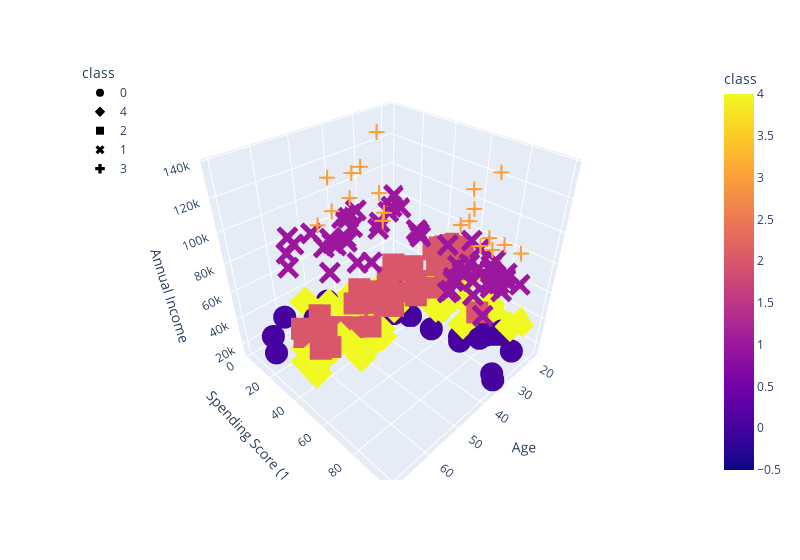

This figure's notebook cell:
### Code cell
# Plot the 3D-scatter for K = 5 with x="Annual Income", y="Spending Score (1-100)" and z="Age"
fig = px.scatter_3d(
    five_clusters,
    x="Age",
    y="Spending Score (1-100)",
    z="Annual Income",
    color="class",
    symbol="class",
    width=800,
)
fig.update_layout(legend=dict(x=0, y=1))
fig.show()

### Figure 1 — Plotly figure (JSON) as saved in the notebook; plotly's stock layout.template omitted (floating-point values rounded to 4 significant figures)
{"data": [{"hovertemplate": "class=%{marker.color}<br>Age=%{x}<br>Spending Score (1-100)=%{y}<br>Annual Income=%{z}<extra></extra>", "legendgroup": "0", "marker": {"color": [0, 0, 0, 0, 0, 0, 0, 0, 0, 0, 0, 0, 0, 0, 0, 0, 0, 0, 0, 0, 0, 0, 0, 0, 0, 0, 0, 0, 0, 0, 0, 0], "coloraxis": "coloraxis", "symbol": "circle"}, "mode": "markers", "name": "0", "scene": "scene", "showlegend": true, "type": "scatter3d", "x": [19, 21, 20, 23, 31, 22, 35, 23, 64, 30, 67, 35, 58, 24, 37, 22, 35, 20, 52, 35, 35, 25, 46, 31, 54, 29, 45, 35, 40, 23, 60, 21], "y": [39, 81, 6, 77, 40, 76, 6, 94, 3, 72, 14, 99, 15, 77, 13, 79, 35, 66, 29, 98, 35, 73, 5, 73, 14, 82, 32, 61, 31, 87, 4, 73], "z": [15000, 15000, 16000, 16000, 17000, 17000, 18000, 18000, 19000, 19000, 19000, 19000, 20000, 20000, 20000, 20000, 21000, 21000, 23000, 23000, 24000, 24000, 25000, 25000, 28000, 28000, 28000, 28000, 29000, 29000, 30000, 30000]}, {"hovertemplate": "class=%{marker.color}<br>Age=%{x}<br>Spending Score (1-100)=%{y}<br>Annual Income=%{z}<extra></extra>", "legendgroup": "4", "marker": {"color": [4, 4, 4, 4, 4, 4, 4, 4, 4, 4, 4, 4, 4, 4, 4, 4, 4, 4, 4, 4, 4, 4, 4, 4, 4, 4, 4, 4, 4, 4, 4, 4, 4, 4, 4, 4, 4, 4, 4, 4, 4, 4], "coloraxis": "coloraxis", "symbol": "diamond"}, "mode": "markers", "name": "4", "scene": "scene", "showlegend": true, "type": "scatter3d", "x": [53, 18, 49, 21, 42, 30, 36, 20, 65, 24, 48, 31, 49, 24, 50, 27, 29, 31, 49, 33, 31, 59, 50, 47, 51, 69, 27, 53, 70, 19, 67, 54, 63, 18, 43, 68, 19, 32, 70, 47, 60, 60], "y": [4, 92, 14, 81, 17, 73, 26, 75, 35, 92, 36, 61, 28, 65, 55, 47, 42, 42, 52, 60, 54, 60, 45, 41, 50, 46, 51, 46, 56, 55, 52, 59, 51, 59, 50, 48, 59, 47, 55, 42, 49, 56], "z": [33000, 33000, 33000, 33000, 34000, 34000, 37000, 37000, 38000, 38000, 39000, 39000, 39000, 39000, 40000, 40000, 40000, 40000, 42000, 42000, 43000, 43000, 43000, 43000, 44000, 44000, 46000, 46000, 46000, 46000, 47000, 47000, 48000, 48000, 48000, 48000, 48000, 48000, 49000, 49000, 50000, 50000]}, {"hovertemplate": "class=%{marker.color}<br>Age=%{x}<br>Spending Score (1-100)=%{y}<br>Annual Income=%{z}<extra></extra>", "legendgroup": "2", "marker": {"color": [2, 2, 2, 2, 2, 2, 2, 2, 2, 2, 2, 2, 2, 2, 2, 2, 2, 2, 2, 2, 2, 2, 2, 2, 2, 2, 2, 2, 2, 2, 2, 2, 2, 2, 2, 2, 2, 2, 2, 2, 2, 2, 2, 2, 2, 2, 2, 2, 2, 2], "coloraxis": "coloraxis", "symbol": "square"}, "mode": "markers", "name": "2", "scene": "scene", "showlegend": true, "type": "scatter3d", "x": [59, 26, 45, 40, 23, 49, 57, 38, 67, 46, 21, 48, 55, 22, 34, 50, 68, 18, 48, 40, 32, 24, 47, 27, 48, 20, 23, 49, 67, 26, 49, 21, 66, 54, 68, 66, 65, 19, 38, 19, 18, 19, 63, 49, 51, 50, 27, 38, 40, 39], "y": [47, 54, 53, 48, 52, 42, 51, 55, 41, 44, 57, 46, 58, 55, 60, 46, 55, 41, 49, 40, 42, 52, 47, 50, 42, 49, 41, 48, 59, 55, 56, 42, 50, 46, 43, 48, 52, 54, 42, 46, 48, 50, 43, 59, 43, 57, 56, 40, 58, 91], "z": [54000, 54000, 54000, 54000, 54000, 54000, 54000, 54000, 54000, 54000, 54000, 54000, 57000, 57000, 58000, 58000, 59000, 59000, 60000, 60000, 60000, 60000, 60000, 60000, 61000, 61000, 62000, 62000, 62000, 62000, 62000, 62000, 63000, 63000, 63000, 63000, 63000, 63000, 64000, 64000, 65000, 65000, 65000, 65000, 67000, 67000, 67000, 67000, 69000, 69000]}, {"hovertemplate": "class=%{marker.color}<br>Age=%{x}<br>Spending Score (1-100)=%{y}<br>Annual Income=%{z}<extra></extra>", "legendgroup": "1", "marker": {"color": [1, 1, 1, 1, 1, 1, 1, 1, 1, 1, 1, 1, 1, 1, 1, 1, 1, 1, 1, 1, 1, 1, 1, 1, 1, 1, 1, 1, 1, 1, 1, 1, 1, 1, 1, 1, 1, 1, 1, 1, 1, 1, 1, 1, 1, 1, 1, 1, 1, 1, 1, 1, 1, 1, 1, 1], "coloraxis": "coloraxis", "symbol": "x"}, "mode": "markers", "name": "1", "scene": "scene", "showlegend": true, "type": "scatter3d", "x": [23, 31, 43, 40, 59, 38, 47, 39, 25, 31, 20, 29, 44, 32, 19, 35, 57, 32, 28, 32, 25, 28, 48, 32, 34, 34, 43, 39, 44, 38, 47, 27, 37, 30, 34, 30, 56, 29, 19, 31, 50, 36, 42, 33, 36, 32, 40, 28, 36, 36, 52, 30, 58, 27, 59, 35], "y": [29, 77, 35, 95, 11, 75, 9, 75, 34, 71, 5, 88, 7, 73, 10, 72, 5, 93, 40, 87, 12, 97, 36, 74, 22, 90, 17, 88, 20, 76, 16, 89, 1, 78, 1, 73, 35, 83, 5, 93, 26, 75, 20, 95, 27, 63, 13, 75, 10, 92, 13, 86, 15, 69, 14, 90], "z": [70000, 70000, 71000, 71000, 71000, 71000, 71000, 71000, 72000, 72000, 73000, 73000, 73000, 73000, 74000, 74000, 75000, 75000, 76000, 76000, 77000, 77000, 77000, 77000, 78000, 78000, 78000, 78000, 78000, 78000, 78000, 78000, 78000, 78000, 78000, 78000, 79000, 79000, 81000, 81000, 85000, 85000, 86000, 86000, 87000, 87000, 87000, 87000, 87000, 87000, 88000, 88000, 88000, 88000, 93000, 93000]}, {"hovertemplate": "class=%{marker.color}<br>Age=%{x}<br>Spending Score (1-100)=%{y}<br>Annual Income=%{z}<extra></extra>", "legendgroup": "3", "marker": {"color": [3, 3, 3, 3, 3, 3, 3, 3, 3, 3, 3, 3, 3, 3, 3, 3, 3, 3, 3, 3], "coloraxis": "coloraxis", "symbol": "cross"}, "mode": "markers", "name": "3", "scene": "scene", "showlegend": true, "type": "scatter3d", "x": [37, 32, 46, 29, 41, 30, 54, 28, 41, 36, 34, 32, 33, 38, 47, 35, 45, 32, 32, 30], "y": [32, 86, 15, 88, 39, 97, 24, 68, 17, 85, 23, 69, 8, 91, 16, 79, 28, 74, 18, 83], "z": [97000, 97000, 98000, 98000, 99000, 99000, 101000, 101000, 103000, 103000, 103000, 103000, 113000, 113000, 120000, 120000, 126000, 126000, 137000, 137000]}], "layout": {"coloraxis": {"colorbar": {"title": {"text": "class"}}, "colorscale": [[0, "#0d0887"], [0.1111, "#46039f"], [0.2222, "#7201a8"], [0.3333, "#9c179e"], [0.4444, "#bd3786"], [0.5556, "#d8576b"], [0.6667, "#ed7953"], [0.7778, "#fb9f3a"], [0.8889, "#fdca26"], [1, "#f0f921"]]}, "legend": {"title": {"text": "class"}, "tracegroupgap": 0, "x": 0, "y": 1}, "margin": {"t": 60}, "scene": {"domain": {"x": [0, 1], "y": [0, 1]}, "xaxis": {"title": {"text": "Age"}}, "yaxis": {"title": {"text": "Spending Score (1-100)"}}, "zaxis": {"title": {"text": "Annual Income"}}}, "width": 800}}
